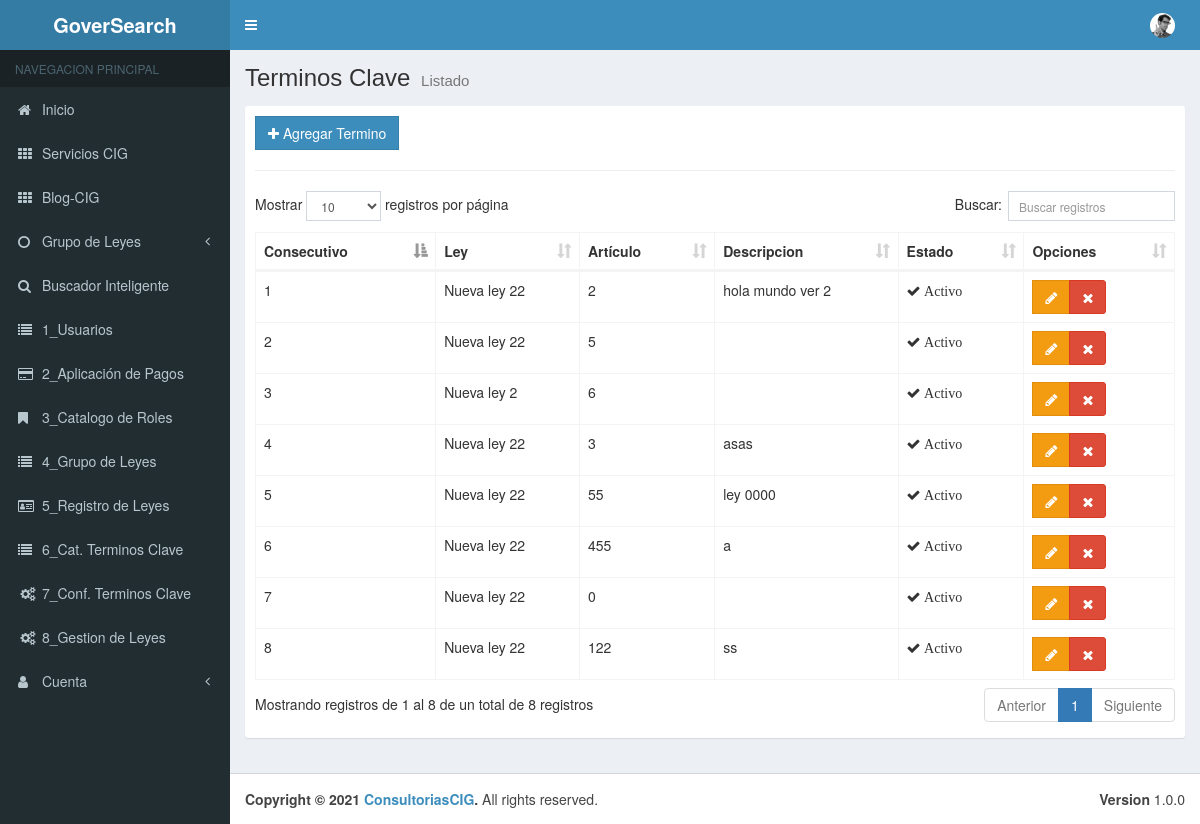
The app's page /Menu/cTer_Clave with its own data.
### tables this page shows
CREATE TABLE `tbl_ter_clave` (
  `pk_Datos_ley` int(11) NOT NULL,
  `Termino_Clave_pk` int(11) NOT NULL,
  `Ley_pk` int(11) NOT NULL,
  `Articulo` int(11) NOT NULL,
  `Descripcion` varchar(100) DEFAULT NULL,
  `Estado` bit(1) NOT NULL
);

CREATE TABLE `tbl_leyes` (
  `pk_Datos_Ley` int(11) NOT NULL,
  `Nombre_de_Ley` varchar(50) NOT NULL,
  `Grupo_pk` int(11) NOT NULL,
  `Estado` bit(1) NOT NULL
);

### application/controllers/Menu/cTer_Clave.php (called while the page is built, shortened)
<?php
class cTer_Clave extends CI_Controller {
	public function __construct(){
		$this->load->model("Ter_Clave_Model");
		$this->load->model("Claves_Model");
		$this->load->model("Reg_Leyes_Model");
		$this->load->model("Grupo_Leyes_Model");
	}
	public function index()
	{
		$aside = array(
			'cGrupos' => $this->Grupo_Leyes_Model->getGrupo_Model()
		);
		$data = array(
			'terminos' =>$this->Ter_Clave_Model->getTermino(),
	   );
		$this->load->view("layouts/header");
		$this->load->view("layouts/aside", $aside);
		$this->load->view("admin/Menu/vTer_Clave/list", $data);
		$this->load->view("layouts/footer");
	}
}

### index.php (called while the page is built, shortened)
<?php
require_once BASEPATH.'core/CodeIgniter.php';

### application/models/Ter_Clave_Model.php (called while the page is built, shortened)
<?php
class Ter_Clave_Model extends CI_Model {
    public function getTermino(){
        $this->db->select("t.* ,c.Termino_Clave as termino");
        $this->db->select("t.* ,l.Nombre_de_Ley as ley");
        $this->db->from("tbl_ter_clave t");
        $this->db->join("tbl_claves c", "t.Termino_Clave_pk = c.pk_Ter_Clave");
        $this->db->join("tbl_leyes l", "t.Ley_pk = l.pk_Datos_Ley");
        $this->db->where("t.Estado","1");
        $resultados = $this->db->get();
        return $resultados->result();
    }
}

### application/views/admin/Menu/vTer_Clave/list.php (the view)
<div class="content-wrapper">
    <section class="content-header">
        <h1>
        Terminos Clave
        <small>Listado</small>
        </h1>
    </section>
    <section class="content">
        <div class="box box-solid">
            <div class="box-body">
                <div class="row">
                        <div class="col-md-12">
                            <a href="<?php echo base_url();?>Menu/cTer_Clave/add" class="btn btn-primary btn-flat"><span class="fa fa-plus"></span> Agregar Termino</a>
                        </div>
                    </div>
                    <hr>
                    <div class="row">
                        <div class="col-md-12">
                            <table id="example1" class="table table-bordered table-hover">
                                <thead>
                                <tr>
                                    <th>Consecutivo</th>
                                    <th>Ley</th>
                                    <th>Artículo</th>
                                    <th>Descripcion</th>
                                    <th>Estado</th>
                                    <th>Opciones</th>
                                    </tr>
                                </thead>
                                <tbody>
                                    <?php if(!empty($terminos)):?>
                                        <?php foreach($terminos as $termino):?>
                                            <tr>
                                                <td><?php echo $termino->pk_Datos_ley;?></td>
                                                <td><?php echo $termino->ley;?></td>
                                                <td><?php echo $termino->Articulo;?></td>
                                                <td><?php echo $termino->Descripcion;?></td>
                                                <td>
                                                    <?php if($termino->Estado == 0): ?>
                                                        <span class="fa fa-times"> Inactivo</span>
                                                    <?php else:?>
                                                        <span class="fa fa-check"> Activo</span>
                                                    <?php endif;?>
                                                </td>
                                                <td>
                                                    <div class="btn-group">
                                                        <a href="<?php echo base_url()?>Menu/cTer_Clave/edit/<?php echo $termino->pk_Datos_ley;?>" class="btn btn-warning btn-flat"><span class="fa fa-pencil"></span></a>
                                                        <a href="<?php echo base_url();?>Menu/cTer_Clave/delete/<?php echo $termino->pk_Datos_ley;?>" class="btn btn-danger btn-remove"><span class="fa fa-remove"></span></a>
                                                    </div>
                                                </td>
                                            </tr>
                                        <?php endforeach;?>
                                    <?php endif;?>
                                </tbody>
                            </table>
                        </div>
                    </div>
            </div>
        </div>
    </section>
</div>

### records on screen
tbl_ter_clave: pk_Datos_ley "1", Ley_pk.Nombre_de_Ley "Nueva ley 22", Articulo "2", Descripcion "hola mundo ver 2", Estado "Activo"
tbl_ter_clave: pk_Datos_ley "2", Ley_pk.Nombre_de_Ley "Nueva ley 22", Articulo "5", Estado "Activo"
tbl_ter_clave: pk_Datos_ley "3", Ley_pk.Nombre_de_Ley "Nueva ley 2", Articulo "6", Estado "Activo"
tbl_ter_clave: pk_Datos_ley "4", Ley_pk.Nombre_de_Ley "Nueva ley 22", Articulo "3", Descripcion "asas", Estado "Activo"
tbl_ter_clave: pk_Datos_ley "5", Ley_pk.Nombre_de_Ley "Nueva ley 22", Articulo "55", Descripcion "ley 0000", Estado "Activo"
tbl_ter_clave: pk_Datos_ley "6", Ley_pk.Nombre_de_Ley "Nueva ley 22", Articulo "455", Descripcion "a", Estado "Activo"
tbl_ter_clave: pk_Datos_ley "7", Ley_pk.Nombre_de_Ley "Nueva ley 22", Articulo "0", Estado "Activo"
tbl_ter_clave: pk_Datos_ley "8", Ley_pk.Nombre_de_Ley "Nueva ley 22", Articulo "122", Descripcion "ss", Estado "Activo"
